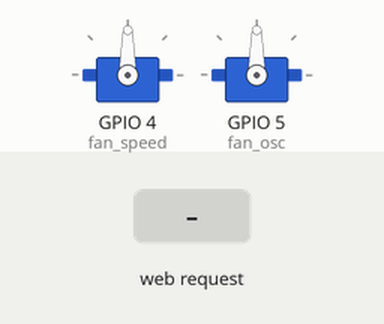
This sketch was run on a simulated ESP8266 (NodeMCU). On the bench: 2 × servo. The inputs (shaded band) are chosen by the test bench. WiFi joins after 1.5 s; servers stay silent unless stated; what the sketch prints to the serial monitor is not drawn.

Above: at 2.7 s.
2.8 s: HTTP request GET /4/Off received
At 4.0 s:
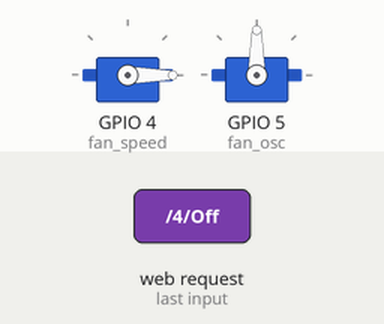
4.3 s: HTTP request GET /4/Slow received
At 5.1 s:
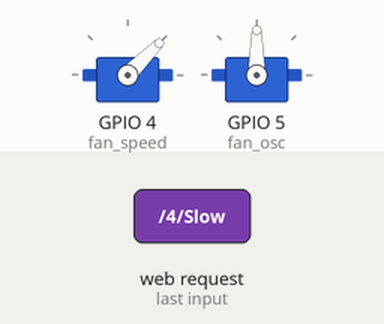
5.8 s: HTTP request GET /4/Fast received
At 6.2 s:
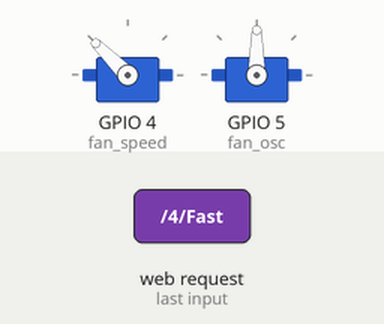
Timing chart, 0 to 8.8 s (numbered marks = the images above; inputs shaded):
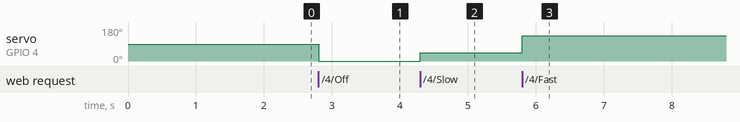

Measured:
- after the input at 2.8 s, servo on GPIO 4 (fan_speed): 90° → 0° at once
- after the input at 4.3 s, servo on GPIO 4 (fan_speed): 0° → 45° at once
- after the input at 5.8 s, servo on GPIO 4 (fan_speed): 45° → 135° at once

The sketch:

Fan_Controller_2.ino
```cpp
// Load Wi-Fi library
#include <ESP8266WiFi.h>
#include <Servo.h>


Servo fan_speed;  // create servo object to control a servo
Servo fan_osc;


// Replace with your network credentials
const char* ssid     = "ZEJAK";
const char* password = "Zafeer1996";

// Set web server port number to 80
WiFiServer server(80);

// Variable to store the HTTP request
String header;

String fanSpeed = "Off";
String fanOsc = "Off";


void setup()
{
  // put your setup code here, to run once:
  Serial.begin(115200);
  fan_speed.attach(4);
  fan_osc.attach(5);

  // Connect to Wi-Fi network with SSID and password
  Serial.print("Connecting to ");
  Serial.println(ssid);
  WiFi.begin(ssid, password);
  while (WiFi.status() != WL_CONNECTED) {
    delay(500);
    Serial.print(".");
  }
  // Print local IP address and start web server
  Serial.println("");
  Serial.println("WiFi connected.");
  Serial.println("IP address: ");
  Serial.println(WiFi.localIP());
  server.begin();


}

void loop() {
  // put your main code here, to run repeatedly:
  WiFiClient client = server.available();   // Listen for incoming clients

   if (client) {                             // If a new client connects,
    Serial.println("New Client.");          // print a message out in the serial port
    String currentLine = "";                // make a String to hold incoming data from the client
    while (client.connected()) {            // loop while the client's connected
      if (client.available()) {             // if there's bytes to read from the client,
        char c = client.read();             // read a byte, then
        Serial.write(c);                    // print it out the serial monitor
        header += c;
        if (c == '\n') {                    // if the byte is a newline character
          // if the current line is blank, you got two newline characters in a row.
          // that's the end of the client HTTP request, so send a response:
          if (currentLine.length() == 0) {
            // HTTP headers always start with a response code (e.g. HTTP/1.1 200 OK)
            // and a content-type so the client knows what's coming, then a blank line:
            client.println("HTTP/1.1 200 OK");
            client.println("Content-type:text/html");
            client.println("Connection: close");
            client.println();


             if (header.indexOf("GET /4/Off") >= 0)
             {
              Serial.println("Fan Off");
              fanSpeed = "Off";
              fan_speed.write(0);
             }

             if (header.indexOf("GET /4/Slow") >= 0)
             {
              Serial.println("Fan Slow");
              fanSpeed = "Slow";
              fan_speed.write(45);
             }

             if (header.indexOf("GET /4/Medium") >= 0)
             {
              Serial.println("Fan Medium");
              fanSpeed = "Medium";
              fan_speed.write(90);
             }

             if (header.indexOf("GET /4/Fast") >= 0)
             {
              Serial.println("Fan Fast");
              fanSpeed = "Fast";
              fan_speed.write(135);
             }


            // Display the HTML web page
            client.println("<!DOCTYPE html><html>");
            client.println("<head><meta name=\"viewport\" content=\"width=device-width, initial-scale=1\">");
            client.println("<link rel=\"icon\" href=\"data:,\">");


            // CSS to style the on/off buttons
            // Feel free to change the background-color and font-size attributes to fit your preferences
            client.println("<style>html { font-family: Helvetica; display: inline-block; margin: 0px auto; text-align: center;}");

            client.println(".button { border: none; color: black; padding: 16px 40px;");
            client.println("text-decoration: none; font-size: 30px; margin: 2px; cursor: pointer;}");
            client.println(".button1 {background-color: #138603;}");
            client.println(".button2 {background-color: #DCD616;}");
            client.println(".button3 {background-color: #f44336;}");
            client.println(".button4 {background-color: #008CBA;}</style></head>");


            // Web Page Heading
            client.println("<body><h1>ZEJAK Smart Fan</h1>");

            // Display current state, and ON/OFF buttons for GPIO 4
            client.println("<p>CURRENT MODE : " + fanSpeed + "</p>");


//            if (fanSpeed=="Off") {
//              client.println("<p><a href=\"/4/Slow\"><button class=\"button\">SLOW</button></a></p>");
//            } else
//            if (fanSpeed=="Slow") {
//              client.println("<p><a href=\"/4/Medium\"><button class=\"button button2\">MEDIUM</button></a></p>");
//            } else
//             if (fanSpeed=="Medium") {
//            client.println("<p><a href=\"/4/Fast\"><button class=\"button button3\">FAST</button></a></p>");
//             }  else
//            {
//              client.println("<p><a href=\"/4/Off\"><button class=\"button button4\">OFF</button></a></p>");
//            }

            client.println("<button class=\"button button1\">SLOW</button>");
            client.println("<button class=\"button button2\">MEDIUM</button>");
            client.println("<button class=\"button button3\">FAST</button>");
            client.println("<button class=\"button button4\">OFF</button>");


            if (fanSpeed=="Off") {
              client.println("<p><a href=\"/4/Slow\"><button class=\"button button1\">SLOW</button><button class=\"button button2\">MEDIUM</button><button class=\"button button3\">FAST</button><button class=\"button button4\">OFF</button></a></p>");
            } else
            if (fanSpeed=="Slow") {
              client.println("<p><a href=\"/4/Medium\"><button class=\"button button1\">SLOW</button><button class=\"button button2\">MEDIUM</button><button class=\"button button3\">FAST</button><button class=\"button button4\">OFF</button></a></p>");
            } else
             if (fanSpeed=="Medium") {
            client.println("<p><a href=\"/4/Fast\"><button class=\"button button1\">SLOW</button><button class=\"button button2\">MEDIUM</button><button class=\"button button3\">FAST</button><button class=\"button button4\">OFF</button></a></p>");
             }  else
            {
              client.println("<p><a href=\"/4/Off\"><button class=\"button button1\">SLOW</button><button class=\"button button2\">MEDIUM</button><button class=\"button button3\">FAST</button><button class=\"button button4\">OFF</button></a></p>");
            }


//
//            client.println("<p><a href=\"/4/Slow\"><button class=\"button button1\">SLOW</button></a></p>");
//            client.println("<p><a href=\"/4/Medium\"><button class=\"button button2\">MEDIUM</button></a></p>");
//            client.println("<p><a href=\"/4/Fast\"><button class=\"button button3\">FAST</button></a></p>");
//            client.println("<p><a href=\"/4/Off\"><button class=\"button button4\">OFF</button></a></p>");
//


//            // Display current state, and ON/OFF buttons for GPIO 4
//            client.println("<p>Manual : " + output4State + "</p>");
//            // If the output4State is off, it displays the ON button
//            if (output4State=="Off") {
//              client.println("<p><a href=\"/4/On\"><button class=\"button\">ON</button></a></p>");
//            } else {
//              client.println("<p><a href=\"/4/Off\"><button class=\"button button2\">OFF</button></a></p>");
//            }


//            // Display current state, and ON/OFF buttons for GPIO 4
//            client.println("<p>Manual : " + output4State + "</p>");
//            // If the output4State is off, it displays the ON button
//            if (output4State=="Off") {
//              client.println("<p><a href=\"/4/On\"><button class=\"button\">ON</button></a></p>");
//            } else {
//              client.println("<p><a href=\"/4/Off\"><button class=\"button button2\">OFF</button></a></p>");
//            }


            client.println("</body></html>");

            // The HTTP response ends with another blank line
            client.println();
            // Break out of the while loop
            break;
          } else { // if you got a newline, then clear currentLine
            currentLine = "";
          }
        } else if (c != '\r') {  // if you got anything else but a carriage return character,
          currentLine += c;      // add it to the end of the currentLine
        }
      }
    }
    // Clear the header variable
    header = "";
    // Close the connection
    client.stop();
    Serial.println("Client disconnected.");
    Serial.println("");
   }


}
```
